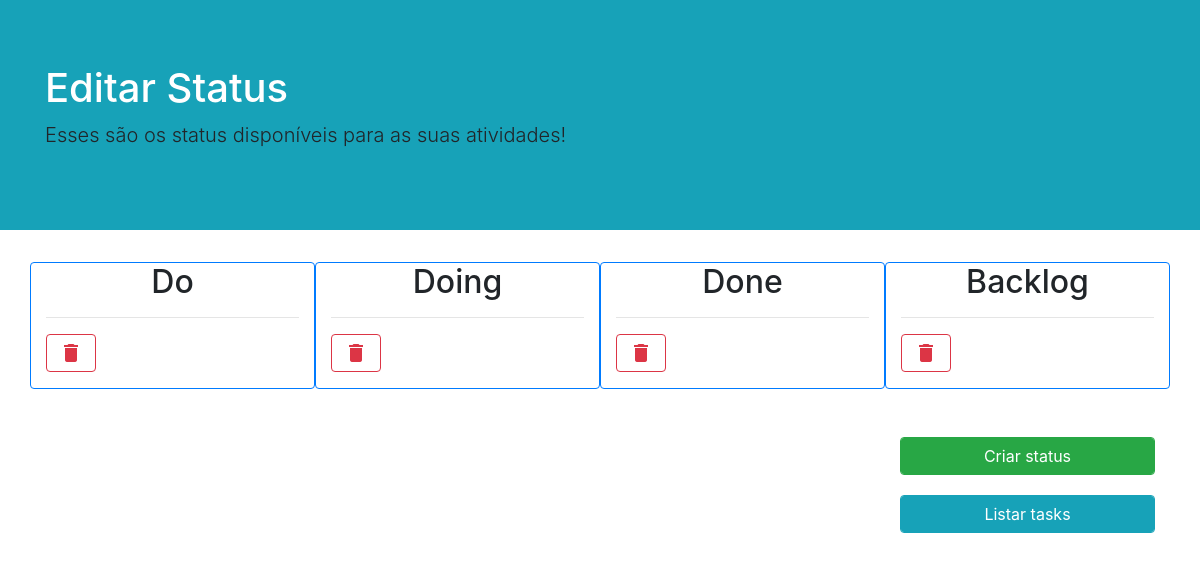
The page /task/status/list on the database its author committed.
### task/models.py (models this page shows)
class Status(models.Model):
    name = models.CharField(max_length=255)

### task/views.py (the view)
# urls.py: url(r'status/list', views.listStatus, name='status-list'),
def listStatus(request):
    status = Status.objects.all()
    context = {
        'status': status,
    }
    return render(request, 'task/status/list.html', context)

### templates/task/status/list.html (shortened to what this page needs)
<!DOCTYPE html>
<html lang="en">
<head>
    <link rel="stylesheet" href="https://stackpath.bootstrapcdn.com/bootstrap/4.4.1/css/bootstrap.min.css">
</head>
<body>
    <div class="jumbotron jumbotron-fluid bg-info">
      <div class="container">
        <h1 class="display-5 text-white">Editar Status</h1>
        <p class="lead">Esses são os status disponíveis para as suas atividades!</p>
      </div>
    </div>
    <div class="container">
        <div class="row">
            {% for st in status %}
                <div class="col-md-3 border border-primary rounded" style="border-color: #003366;">
                    <form class="form-group" action="{% url 'status-destroy' id=st.id %}">
                        <h2 class="text-center">{{  st.name }}</h2>
                        <hr>
                        <button class="btn btn-outline-danger form-control rounded" style="width: 50px;">
                            <i class="material-icons">delete</i>
                        </button>
                    </form>
                </div>
            {% endfor %}
        </div>
        <div class="row mt-5 justify-content-end">
            <div class="col-md-3">
                <form class="form-group" method="get" action="{% url 'status-create' %}">
                    <button class="btn btn-success btn-block form-control">Criar status</button>
                </form>
            </div>
        </div>
        <div class="row mt-1 justify-content-end">
            <div class="col-md-3">
                <form class="form-group" method="get" action="{% url 'task-list' %}">
                    <button class="btn btn-info btn-block form-control">Listar tasks</button>
                </form>
            </div>
        </div>
    </div>
</body>
</html>

### rows shown on the page
Status: name "Do"
Status: name "Doing"
Status: name "Done"
Status: name "Backlog"
